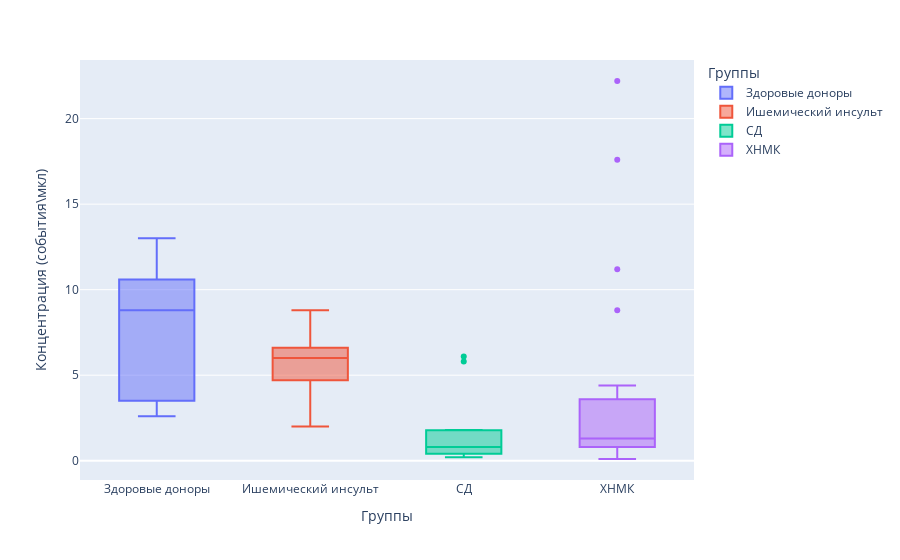

Notebook code for this chart:
### Code cell
px.box(df, x=df[cols[0]], y=df[cols[10]], color=df[cols[0]], labels={'Groups': 'Группы', 'CD34 Events/?L(V) w/ dilution': 'Концентрация (события\мкл)'})

### Figure 1 — Plotly figure (JSON) as saved in the notebook; plotly's stock layout.template omitted (floating-point values rounded to 4 significant figures)
{"data": [{"alignmentgroup": "True", "hovertemplate": "Группы=%{x}<br>Концентрация (события\\мкл)=%{y}<extra></extra>", "legendgroup": "Здоровые доноры", "marker": {"color": "#636efa"}, "name": "Здоровые доноры", "notched": false, "offsetgroup": "Здоровые доноры", "orientation": "v", "showlegend": true, "type": "box", "x": ["Здоровые доноры", "Здоровые доноры", "Здоровые доноры", "Здоровые доноры", "Здоровые доноры", "Здоровые доноры", "Здоровые доноры", "Здоровые доноры"], "x0": " ", "xaxis": "x", "y": [11.3, 9.9, 9.7, 4.1, 7.9, 13, 2.9, 2.6], "y0": " ", "yaxis": "y"}, {"alignmentgroup": "True", "hovertemplate": "Группы=%{x}<br>Концентрация (события\\мкл)=%{y}<extra></extra>", "legendgroup": "Ишемический инсульт", "marker": {"color": "#EF553B"}, "name": "Ишемический инсульт", "notched": false, "offsetgroup": "Ишемический инсульт", "orientation": "v", "showlegend": true, "type": "box", "x": ["Ишемический инсульт", "Ишемический инсульт", "Ишемический инсульт", "Ишемический инсульт", "Ишемический инсульт", "Ишемический инсульт"], "x0": " ", "xaxis": "x", "y": [6.2, 5.8, 4.7, 8.8, 2, 6.6], "y0": " ", "yaxis": "y"}, {"alignmentgroup": "True", "hovertemplate": "Группы=%{x}<br>Концентрация (события\\мкл)=%{y}<extra></extra>", "legendgroup": "СД", "marker": {"color": "#00cc96"}, "name": "СД", "notched": false, "offsetgroup": "СД", "orientation": "v", "showlegend": true, "type": "box", "x": ["СД", "СД", "СД", "СД", "СД", "СД", "СД", "СД", "СД", "СД", "СД"], "x0": " ", "xaxis": "x", "y": [0.3, 5.8, 1.8, 1.2, 0.7, 0.3, 0.8, 1.7, 0.7, 6.1, 0.2], "y0": " ", "yaxis": "y"}, {"alignmentgroup": "True", "hovertemplate": "Группы=%{x}<br>Концентрация (события\\мкл)=%{y}<extra></extra>", "legendgroup": "ХНМК", "marker": {"color": "#ab63fa"}, "name": "ХНМК", "notched": false, "offsetgroup": "ХНМК", "orientation": "v", "showlegend": true, "type": "box", "x": ["ХНМК", "ХНМК", "ХНМК", "ХНМК", "ХНМК", "ХНМК", "ХНМК", "ХНМК", "ХНМК", "ХНМК", "ХНМК", "ХНМК", "ХНМК", "ХНМК", "ХНМК", "ХНМК", "ХНМК", "ХНМК", "ХНМК", "ХНМК", "ХНМК", "ХНМК", "ХНМК", "ХНМК", "ХНМК", "ХНМК", "ХНМК", "ХНМК", "ХНМК", "ХНМК", "ХНМК", "ХНМК", "ХНМК"], "x0": " ", "xaxis": "x", "y": [3, 1.1, 0.6, 22.2, 1, 0.8, 11.2, 1.4, 0.3, 0.4, 3.4, 0.3, 1.3, 3.1, 4.4, 0.6, 0.8, 1.3, 1.6, 4.2, 3.4, 0.2, 1.3, 8.8, 0.8, 0.8, 4.2, 0.9, 1.9, 0.1, 4.4, 17.6, 3.2], "y0": " ", "yaxis": "y"}], "layout": {"boxmode": "overlay", "legend": {"title": {"text": "Группы"}, "tracegroupgap": 0}, "margin": {"t": 60}, "xaxis": {"anchor": "y", "categoryarray": ["Здоровые доноры", "Ишемический инсульт", "СД", "ХНМК"], "categoryorder": "array", "domain": [0, 1], "title": {"text": "Группы"}}, "yaxis": {"anchor": "x", "domain": [0, 1], "title": {"text": "Концентрация (события\\мкл)"}}}}
